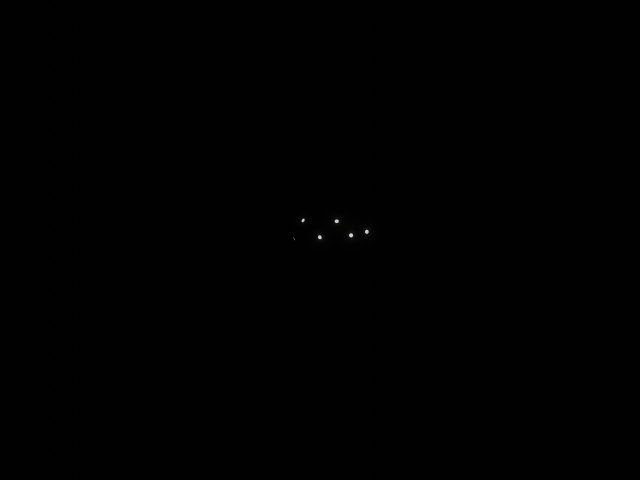
#> input picture led_pos_simulation/blender_3d/image_output/real_image/CAMERA_0_blender_test_image.png, 1280 x 960 px (shown at 1/2 size); the run also reads 1 picture not shown here
$ python image_check.py
#> lines starting #> are read from the running program, lines starting #| are printed output that depends on the picture; after the words box and inside, x2 and y2 are one past the last pixel; in counts of white or black regions, pixels touching at a corner belong together; long printed decimals are rounded
import numpy as np
import numpy as np
import matplotlib.pyplot as plt
from matplotlib import gridspec
from matplotlib.ticker import FormatStrFormatter
from mpl_toolkits.mplot3d import Axes3D
from matplotlib.widgets import TextBox
import cv2
import matplotlib as mpl
import tkinter as tk
import matplotlib.patches as patches
from mpl_toolkits.axes_grid1.inset_locator import zoomed_inset_axes, mark_inset

CAP_PROP_FRAME_WIDTH = 1280
CAP_PROP_FRAME_HEIGHT = 960
CV_MIN_THRESHOLD = 100
CV_MAX_THRESHOLD = 255

def find_center(frame, SPEC_AREA):
    x_sum = 0
    t_sum = 0
    y_sum = 0
    g_c_x = 0
    g_c_y = 0
    m_count = 0

    (X, Y, W, H) = SPEC_AREA

    for y in range(Y, Y + H):
        for x in range(X, X + W):
            x_sum += x * frame[y][x]
            t_sum += frame[y][x]
            m_count += 1

    for x in range(X, X + W):
        for y in range(Y, Y + H):
            y_sum += y * frame[y][x]

    if t_sum != 0:
        g_c_x = x_sum / t_sum
        g_c_y = y_sum / t_sum

    if g_c_x == 0 or g_c_y == 0:
        return 0, 0
    #

    result_data_str = f'{g_c_x} ' + f'{g_c_y}'
    print(result_data_str)

    return g_c_x, g_c_y


def detect_led_lights(image, padding=5):
    contours, _ = cv2.findContours(image, cv2.RETR_EXTERNAL, cv2.CHAIN_APPROX_SIMPLE)
    blob_info = []
    for idx, contour in enumerate(contours):
        x, y, w, h = cv2.boundingRect(contour)
        # 주변 부분을 포함하기 위해 패딩을 적용
        x -= padding
        y -= padding
        w += padding * 2
        h += padding * 2
        blob_info.append([x, y, w, h])

    return blob_info


def blend_images(ax, name, image1, image2, alpha=0.5):
    # 이미지를 읽고, 동일한 크기로 조정합니다.
    _, img1 = cv2.threshold(cv2.cvtColor(image1, cv2.COLOR_BGR2GRAY), CV_MIN_THRESHOLD, CV_MAX_THRESHOLD,
                            cv2.THRESH_TOZERO)
    _, img2 = cv2.threshold(cv2.cvtColor(image2, cv2.COLOR_BGR2GRAY), CV_MIN_THRESHOLD, CV_MAX_THRESHOLD,
                            cv2.THRESH_TOZERO)

    img_draw_1, ax_img_1 = draw_elllipse(ax, 'BL', img1)
    img_draw_2, ax_img_2 = draw_elllipse(ax, 'RE', img2)
    cv2.imshow(f"BL{name}", img_draw_1)
    cv2.imshow(f"RE{name}", img_draw_2)

    img_draw_blended = cv2.addWeighted(img_draw_1, alpha, img_draw_2, 1 - alpha, 0)
    ax_blended = cv2.addWeighted(ax_img_1, alpha, ax_img_2, 1 - alpha, 0)

    ax.set_title(f'2D Image and Projection of GreySum Blender Obj Util CAM_{name}')
    ax.imshow(ax_blended, cmap='gray')

    cv2.imwrite(name, img_draw_blended)
    return img_draw_blended


def draw_elllipse(ax, name, image):
    # 컨투어 찾기
    img_draw = cv2.cvtColor(image.copy(), cv2.COLOR_GRAY2BGR)
    blob_area = detect_led_lights(image, 5)
    for idx, area in enumerate(blob_area):
        (x, y, w, h) = area
        # 무게 중심 계산
        roi = image[y:y + h, x:x + w]

        # GreySum
        gcx, gcy = find_center(image, (x, y, w, h))
        cv2.rectangle(img_draw, (x, y), (x + w, y + h), (255, 255, 255), 1)
        cv2.putText(img_draw, f"{idx}",
                    (x, y - 10),
                    cv2.FONT_HERSHEY_SIMPLEX, 0.5, (255, 255, 255), lineType=cv2.LINE_AA)

        # 컨투어 찾기
        contours, _ = cv2.findContours(roi.copy(), cv2.RETR_LIST, cv2.CHAIN_APPROX_SIMPLE)
        for cnt in contours:
            if len(cnt) > 5:
                ellipse = cv2.fitEllipse(cnt)
                ellipse = ((ellipse[0][0] + x, ellipse[0][1] + y), ellipse[1], ellipse[2])  # 타원의 중심 위치를 보정합니다.
                ax.add_patch(patches.Ellipse(ellipse[0], ellipse[1][0], ellipse[1][1], angle=ellipse[2], fill=False,
                                             edgecolor='g'))
                #
                if 'BL' in name:
                    cv2.ellipse(img_draw, ellipse, (0, 0, 255), 1)
                else:
                    cv2.ellipse(img_draw, ellipse, (255, 0, 0), 1)

                center, (major_axis, minor_axis), angle = ellipse

                # 타원의 장축의 양 끝점 계산
                dx_major = major_axis / 2 * np.cos(np.deg2rad(angle))
                dy_major = major_axis / 2 * np.sin(np.deg2rad(angle))
                x_major = [center[0] - dx_major, center[0] + dx_major]
                y_major = [center[1] - dy_major, center[1] + dy_major]

                # 타원의 단축의 양 끝점 계산
                dx_minor = minor_axis / 2 * np.sin(np.deg2rad(angle))
                dy_minor = minor_axis / 2 * np.cos(np.deg2rad(angle))
                x_minor = [center[0] + dx_minor, center[0] - dx_minor]
                y_minor = [center[1] - dy_minor, center[1] + dy_minor]

                # 타원의 장축과 단축 그리기
                ax.plot(x_major, y_major, color='r', alpha=0.5, linewidth=1)
                ax.plot(x_minor, y_minor, color='b', alpha=0.5, linewidth=1)

    return img_draw, image


root = tk.Tk()
width_px = root.winfo_screenwidth()
height_px = root.winfo_screenheight()

# 모니터 해상도에 맞게 조절
mpl.rcParams['figure.dpi'] = 120  # DPI 설정
monitor_width_inches = width_px / mpl.rcParams['figure.dpi']  # 모니터 너비를 인치 단위로 변환
monitor_height_inches = height_px / mpl.rcParams['figure.dpi']  # 모니터 높이를 인치 단위로 변환

# Create a GridSpec object
gs = gridspec.GridSpec(2, 2)  # Change the number of rows and columns as needed

fig = plt.figure(figsize=(monitor_width_inches, monitor_height_inches), num='Compare Center')

# Create subplots using GridSpec
ax0 = fig.add_subplot(gs[0, 0])
ax1 = fig.add_subplot(gs[0, 1])

dist0 = fig.add_subplot(gs[1, 0])
dist1 = fig.add_subplot(gs[1, 1])

# 이미지 파일 경로를 지정합니다.
blend_image_l = "./image_output/real_image/CAMERA_0_blender_test_image.png"
real_image_l = "./image_output/real_image/left_frame.png"
# real_image_l = "./blended_image.png"
blend_image_r = "./image_output/real_image/CAMERA_1_blender_test_image.png"
real_image_r = "./image_output/real_image/right_frame.png"

# 두 이미지를 블렌딩합니다.
B_img_1 = cv2.imread(blend_image_l)
#> B_img_1 is the input picture: shape (960, 1280, 3); mean B, G, R 0.5, 0.5, 0.5
R_img_1 = cv2.imread(real_image_l)
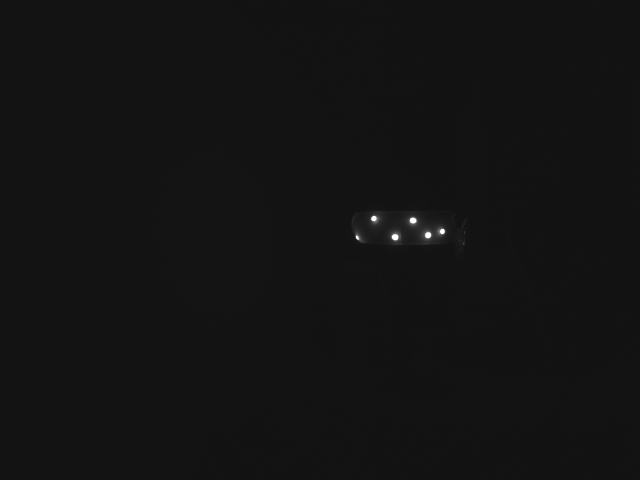
#> input picture led_pos_simulation/blender_3d/image_output/real_image/left_frame.png, 1280 x 960 px (shown at 1/2 size)
#> R_img_1 is the input picture: shape (960, 1280, 3); min 17, max 255, mean 19
alpha_image_l = blend_images(ax0, "alpha_image_l.png", B_img_1, R_img_1, alpha=0.5)
#> in detect_led_lights, `contours, _ = cv2.findContours(image, cv2.RETR_EXTERNAL, cv2.CHAIN_APP..`: contours = 6 contours, 1 with area under 20; largest, box (x1, y1, x2, y2) and area: (698, 466, 706, 475) 44, (669, 439, 678, 446) 40, (730, 459, 737, 468) 39, (636, 471, 643, 479) 36, (603, 437, 609, 444) 22
#> the loop in detect_led_lights, `for idx, contour in enumerate(contours):` made 6 passes
#> (x, y, w, h) on passes 2 to 6: (631, 466, 17, 18), (693, 461, 18, 19), (725, 454, 17, 19), (664, 434, 19, 17), (598, 432, 16, 17)
#> (contour, x, y, w, h) on pass 1: ([[587, 476], [588, 477], [588, 478], [588, 477]], 582, 471, 12, 13)
#> after the loop in detect_led_lights, `for idx, contour in enumerate(contours):`: blob_info = [[582, 471, 12, 13], [631, 466, 17, 18], [693, 461, 18, 19], [725, 454, 17, 19], [664, 434, 19, 17], [598, 432, 16, 17]]
#> in draw_elllipse, `blob_area = detect_led_lights(image, 5)`: blob_area has the same summary as blob_info in detect_led_lights
#> the loop in draw_elllipse, `for idx, area in enumerate(blob_area):` made 6 passes
#> (x, y, w, h, g_c_x in find_center, g_c_y in find_center, X in find_center, Y in find_center) on passes 1, 2, 3, 4, 6: (582, 471, 12, 13, 587.7, 477, 582, 471), (631, 466, 17, 18, 639.1, 474.1, 631, 466), (693, 461, 18, 19, 701.6, 470.2, 693, 461), (725, 454, 17, 19, 733.1, 463.1, 725, 454), (598, 432, 16, 17, 605.7, 440.3, 598, 432)
#> (x, y, w, h, g_c_x in find_center, g_c_y in find_center, X in find_center, Y in find_center) on pass 5: (664, 434, 19, 17, 673, 442, 664, 434)
#| 587.655 476.982
#| 639.146 474.129
#| 701.638 470.205
#| 733.075 463.072
#| 672.980 442.017
#| 605.695 440.312
#> after the loop in draw_elllipse, `for idx, area in enumerate(blob_area):`:
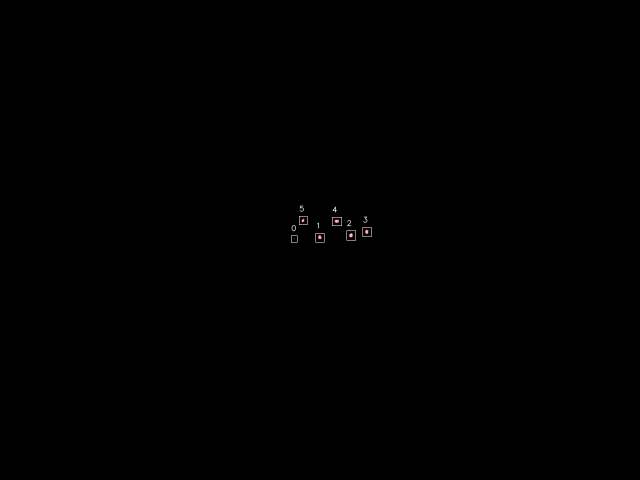
#> img_draw: shape (960, 1280, 3) (shown at 1/2 size); mean B, G, R 0.1, 0.1, 0.2
#> call 2 of draw_elllipse, with name = 'RE'
#> in detect_led_lights (call 2), `contours, _ = cv2.findContours(image, cv2.RETR_EXTERNAL, cv2.CHAIN_APP..`: contours = 7 contours, 1 with area under 20; largest, box (x1, y1, x2, y2) and area: (783, 467, 798, 482) 152, (819, 434, 834, 448) 143, (849, 463, 863, 477) 138, (742, 431, 756, 445) 120, (876, 457, 890, 469) 110, (711, 469, 720, 480) 50
#> the loop in detect_led_lights (call 2), `for idx, contour in enumerate(contours):` made 7 passes
#> (x, y, w, h) on passes 2 to 7: (706, 464, 19, 21), (778, 462, 25, 25), (844, 458, 24, 24), (871, 452, 24, 22), (814, 429, 25, 24), (737, 426, 24, 24)
#> (contour, x, y, w, h) on pass 1: ([[927, 487]], 922, 482, 11, 11)
#> in draw_elllipse (call 2), `blob_area = detect_led_lights(image, 5)`: blob_area = [[922, 482, 11, 11], [706, 464, 19, 21], [778, 462, 25, 25], [844, 458, 24, 24], [871, 452, 24, 22], [814, 429, 25, 24], [737, 426, 24, 24]]
#> the loop in draw_elllipse (call 2), `for idx, area in enumerate(blob_area):` made 7 passes
#> (x, y, w, h, g_c_x in find_center, g_c_y in find_center, X in find_center, Y in find_center) on passes 1 to 7: (922, 482, 11, 11, 927, 487, 922, 482), (706, 464, 19, 21, 714.6, 474.7, 706, 464), (778, 462, 25, 25, 790, 473.7, 778, 462), (844, 458, 24, 24, 855.7, 469.9, 844, 458), (871, 452, 24, 22, 883.5, 462.5, 871, 452), (814, 429, 25, 24, 825.7, 440.8, 814, 429), (737, 426, 24, 24, 748, 437.1, 737, 426)
#| 927.0 487.0
#| 714.639 474.689
#| 790.012 473.749
#| 855.654 469.887
#| 883.495 462.546
#| 825.736 440.770
#| 747.969 437.067
#> after the loop in draw_elllipse (call 2), `for idx, area in enumerate(blob_area):`:
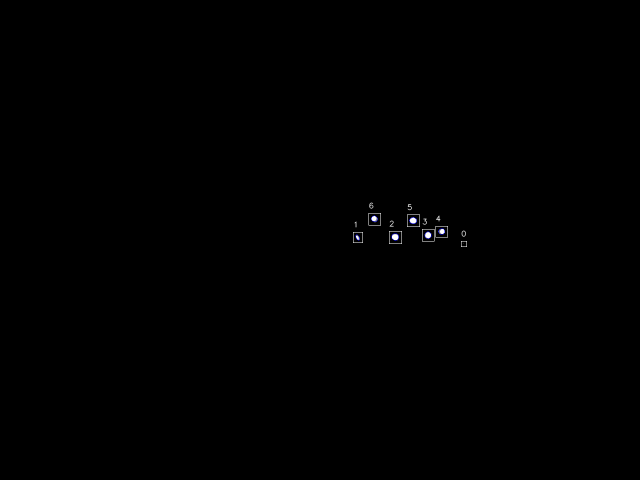
#> img_draw: shape (960, 1280, 3) (shown at 1/2 size); mean B, G, R 0.3, 0.3, 0.3
# cv2.imshow('B_img_1', B_img_1)
# cv2.imshow('R_img_1', R_img_1)
B_img_r = cv2.imread(blend_image_r)
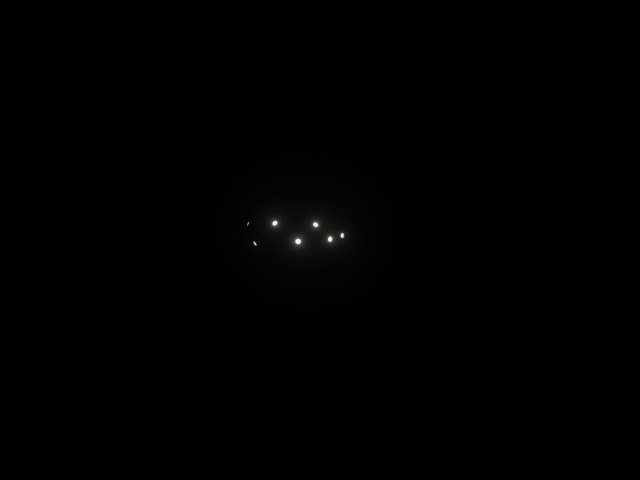
#> input picture led_pos_simulation/blender_3d/image_output/real_image/CAMERA_1_blender_test_image.png, 1280 x 960 px (shown at 1/2 size)
#> B_img_r is the input picture: shape (960, 1280, 3); mean B, G, R 0.9, 0.9, 0.9
R_img_r = cv2.imread(real_image_r)
alpha_image_r = blend_images(ax1, "alpha_image_r.png", B_img_r, R_img_r, alpha=0.5)
#> call 3 of draw_elllipse, with name = 'BL'
#> in detect_led_lights (call 3), `contours, _ = cv2.findContours(image, cv2.RETR_EXTERNAL, cv2.CHAIN_APP..`: contours = 7 contours, 1 with area under 20; largest, box (x1, y1, x2, y2) and area: (590, 477, 602, 489) 102, (544, 441, 555, 452) 76, (626, 444, 637, 454) 73, (655, 473, 665, 484) 72, (681, 466, 688, 476) 47, (507, 483, 513, 491) 20
#> in draw_elllipse (call 3), `blob_area = detect_led_lights(image, 5)`: blob_area = [[502, 478, 16, 18], [585, 472, 22, 22], [650, 468, 20, 21], [676, 461, 17, 20], [621, 439, 21, 20], [489, 439, 14, 17], [539, 436, 21, 21]]
#> the loop in draw_elllipse (call 3), `for idx, area in enumerate(blob_area):` made 7 passes
#> (x, y, w, h, g_c_x in find_center, g_c_y in find_center, X in find_center, Y in find_center) on passes 1 to 7: (502, 478, 16, 18, 509.5, 486.6, 502, 478), (585, 472, 22, 22, 595.7, 482.4, 585, 472), (650, 468, 20, 21, 659.8, 477.9, 650, 468), (676, 461, 17, 20, 684.2, 470.5, 676, 461), (621, 439, 21, 20, 630.9, 448.8, 621, 439), (489, 439, 14, 17, 495.7, 446.8, 489, 439), (539, 436, 21, 21, 549.3, 446, 539, 436)
#| 509.502 486.600
#| 595.717 482.447
#| 659.790 477.885
#| 684.186 470.549
#| 630.895 448.769
#| 495.707 446.820
#| 549.322 445.963
#> after the loop in draw_elllipse (call 3), `for idx, area in enumerate(blob_area):`:
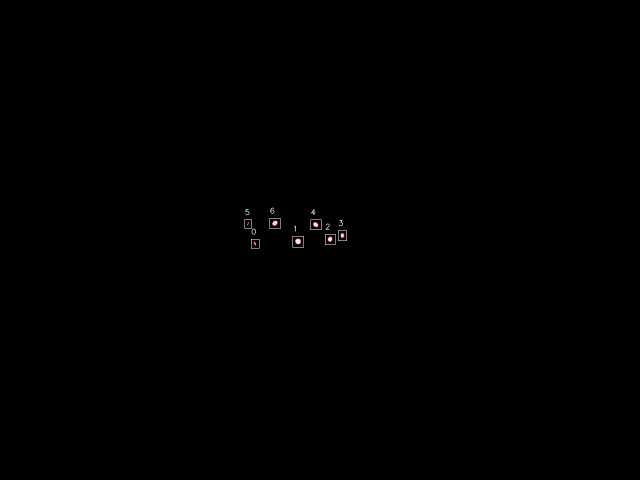
#> img_draw: shape (960, 1280, 3) (shown at 1/2 size); mean B, G, R 0.2, 0.2, 0.3
#> in detect_led_lights (call 4), `contours, _ = cv2.findContours(image, cv2.RETR_EXTERNAL, cv2.CHAIN_APP..`: contours = 7 contours, 1 with area under 20; largest, box (x1, y1, x2, y2) and area: (783, 467, 798, 482) 152, (819, 434, 834, 448) 143, (849, 463, 863, 477) 138, (742, 431, 756, 445) 120, (876, 457, 890, 469) 110, (711, 469, 720, 480) 50
# cv2.imshow('B_img_r', B_img_r)
# cv2.imshow('R_img_r', R_img_r)

# 결과 이미지를 표시합니다.
STACK_FRAME = np.hstack((alpha_image_l, alpha_image_r))
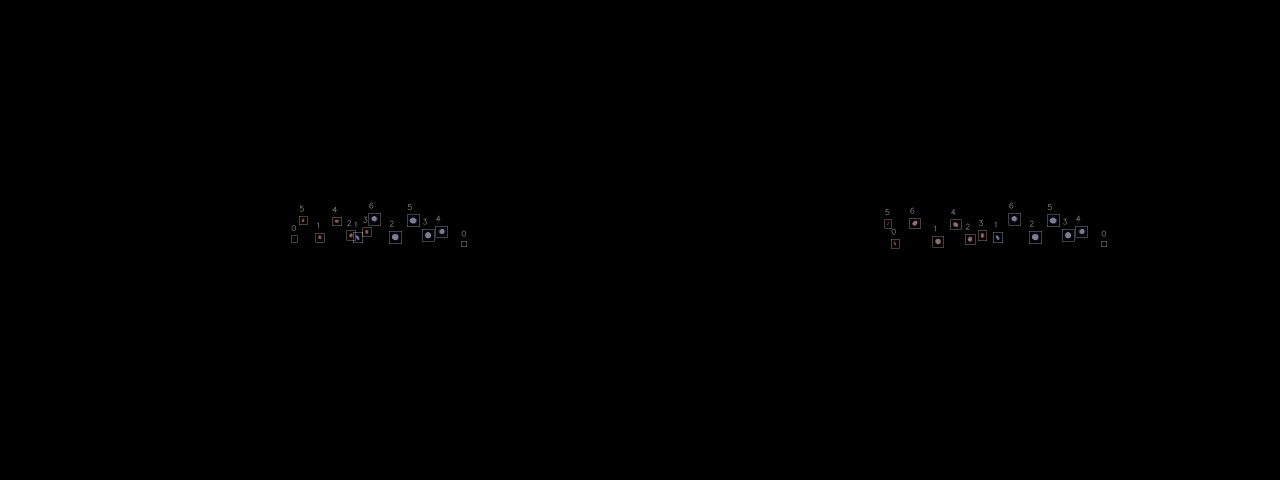
#> STACK_FRAME: shape (960, 2560, 3) (shown at 1/2 size); mean B, G, R 0.3, 0.2, 0.3
cv2.putText(STACK_FRAME, 'LEFT', (10, 20),
            cv2.FONT_HERSHEY_SIMPLEX, 0.5, (255, 255, 255), 1, cv2.LINE_AA)
#> STACK_FRAME: shape (960, 2560, 3); 0.01% of pixels changed, all inside (x1, y1, x2, y2) = (11, 9, 46, 22)
cv2.putText(STACK_FRAME, 'RIGHT', (10 + CAP_PROP_FRAME_WIDTH, 20),
            cv2.FONT_HERSHEY_SIMPLEX, 0.5, (255, 255, 255), 1, cv2.LINE_AA)
#> STACK_FRAME: shape (960, 2560, 3); mean B, G, R 0.3, 0.3, 0.3

cv2.imshow('STACK Frame', STACK_FRAME)

key = cv2.waitKey(0)
#> (key q is pressed here)

if cv2.waitKey(1) & 0xFF == ord('q'):
#> (key q is pressed here)
    cv2.destroyAllWindows()

plt.show()
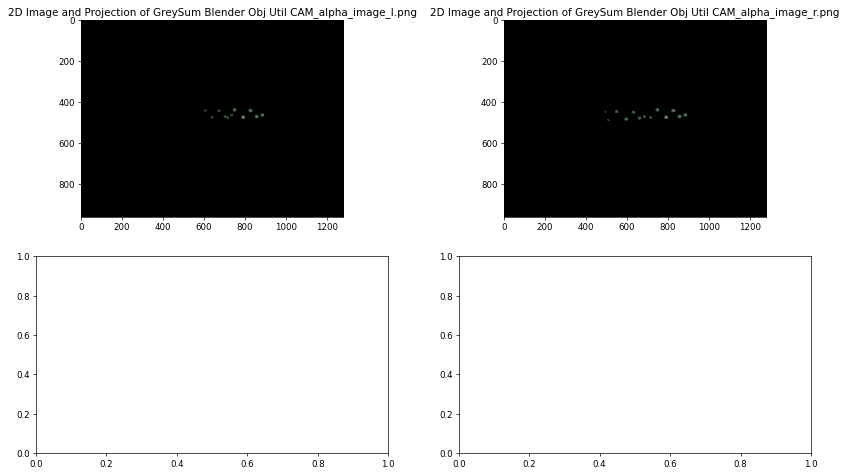
#> figure drawn by matplotlib, 2 panels
